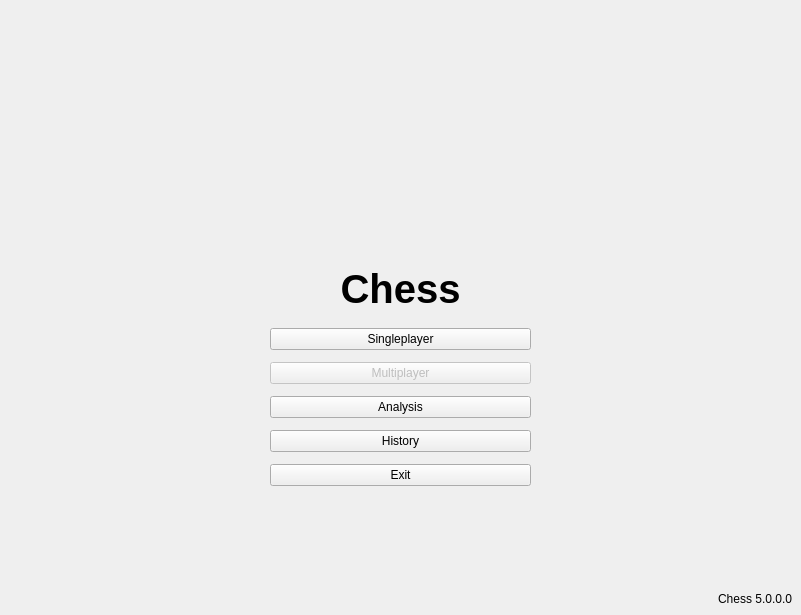
<?xml version="1.0" encoding="UTF-8"?>
<ui version="4.0">
 <class>MainMenu</class>
 <widget class="QMainWindow" name="MainMenu">
  <property name="geometry">
   <rect>
    <x>0</x>
    <y>0</y>
    <width>801</width>
    <height>615</height>
   </rect>
  </property>
  <property name="windowTitle">
   <string>Chess</string>
  </property>
  <widget class="QWidget" name="centralwidget">
   <layout class="QVBoxLayout" name="verticalLayout_2">
    <item>
     <widget class="QLabel" name="label">
      <property name="font">
       <font>
        <pointsize>30</pointsize>
        <bold>true</bold>
        <underline>false</underline>
        <strikeout>false</strikeout>
        <stylestrategy>PreferDefault</stylestrategy>
        <kerning>true</kerning>
       </font>
      </property>
      <property name="autoFillBackground">
       <bool>false</bool>
      </property>
      <property name="text">
       <string>Chess</string>
      </property>
      <property name="alignment">
       <set>Qt::AlignBottom|Qt::AlignHCenter</set>
      </property>
      <property name="wordWrap">
       <bool>false</bool>
      </property>
     </widget>
    </item>
    <item>
     <layout class="QHBoxLayout" name="horizontalLayout">
      <property name="spacing">
       <number>0</number>
      </property>
      <item>
       <spacer name="horizontalSpacer">
        <property name="orientation">
         <enum>Qt::Horizontal</enum>
        </property>
        <property name="sizeType">
         <enum>QSizePolicy::Expanding</enum>
        </property>
        <property name="sizeHint" stdset="0">
         <size>
          <width>40</width>
          <height>20</height>
         </size>
        </property>
       </spacer>
      </item>
      <item>
       <layout class="QVBoxLayout" name="verticalLayout">
        <property name="spacing">
         <number>12</number>
        </property>
        <property name="sizeConstraint">
         <enum>QLayout::SetDefaultConstraint</enum>
        </property>
        <property name="topMargin">
         <number>10</number>
        </property>
        <property name="bottomMargin">
         <number>100</number>
        </property>
        <item>
         <widget class="QPushButton" name="singleplayer">
          <property name="enabled">
           <bool>true</bool>
          </property>
          <property name="sizePolicy">
           <sizepolicy hsizetype="Expanding" vsizetype="Fixed">
            <horstretch>0</horstretch>
            <verstretch>0</verstretch>
           </sizepolicy>
          </property>
          <property name="text">
           <string>Singleplayer</string>
          </property>
         </widget>
        </item>
        <item>
         <widget class="QPushButton" name="multiplayer">
          <property name="enabled">
           <bool>false</bool>
          </property>
          <property name="sizePolicy">
           <sizepolicy hsizetype="Expanding" vsizetype="Fixed">
            <horstretch>0</horstretch>
            <verstretch>0</verstretch>
           </sizepolicy>
          </property>
          <property name="text">
           <string>Multiplayer</string>
          </property>
         </widget>
        </item>
        <item>
         <widget class="QPushButton" name="analysis">
          <property name="sizePolicy">
           <sizepolicy hsizetype="Expanding" vsizetype="Fixed">
            <horstretch>0</horstretch>
            <verstretch>0</verstretch>
           </sizepolicy>
          </property>
          <property name="text">
           <string>Analysis</string>
          </property>
         </widget>
        </item>
        <item>
         <widget class="QPushButton" name="pushButton_5">
          <property name="sizePolicy">
           <sizepolicy hsizetype="Expanding" vsizetype="Fixed">
            <horstretch>0</horstretch>
            <verstretch>0</verstretch>
           </sizepolicy>
          </property>
          <property name="text">
           <string>History</string>
          </property>
         </widget>
        </item>
        <item>
         <widget class="QPushButton" name="exit">
          <property name="enabled">
           <bool>true</bool>
          </property>
          <property name="sizePolicy">
           <sizepolicy hsizetype="Expanding" vsizetype="Fixed">
            <horstretch>0</horstretch>
            <verstretch>0</verstretch>
           </sizepolicy>
          </property>
          <property name="text">
           <string>Exit</string>
          </property>
         </widget>
        </item>
       </layout>
      </item>
      <item>
       <spacer name="horizontalSpacer_2">
        <property name="orientation">
         <enum>Qt::Horizontal</enum>
        </property>
        <property name="sizeType">
         <enum>QSizePolicy::Expanding</enum>
        </property>
        <property name="sizeHint" stdset="0">
         <size>
          <width>40</width>
          <height>20</height>
         </size>
        </property>
       </spacer>
      </item>
     </layout>
    </item>
    <item>
     <widget class="QLabel" name="label_2">
      <property name="sizePolicy">
       <sizepolicy hsizetype="Preferred" vsizetype="Maximum">
        <horstretch>0</horstretch>
        <verstretch>0</verstretch>
       </sizepolicy>
      </property>
      <property name="text">
       <string>Chess 5.0.0.0</string>
      </property>
      <property name="alignment">
       <set>Qt::AlignRight|Qt::AlignTrailing|Qt::AlignVCenter</set>
      </property>
     </widget>
    </item>
   </layout>
  </widget>
 </widget>
 <resources/>
 <connections/>
</ui>
